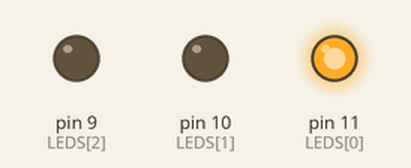
Recording of a sketch running on a simulated Arduino Uno, built with avr-gcc and run on an emulated ATmega328P. On the bench: output pins drawn as LEDs (lit = HIGH).

Above: at 0.2 s.
At 1.2 s:
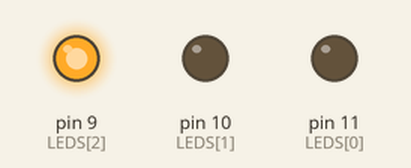
At 1.7 s:
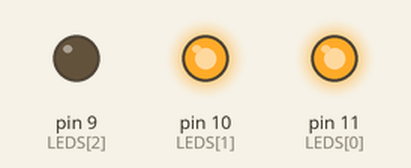
At 3.2 s:
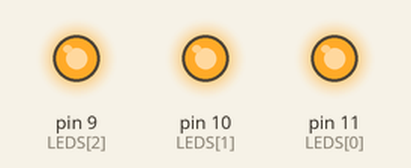
At 5.7 s:
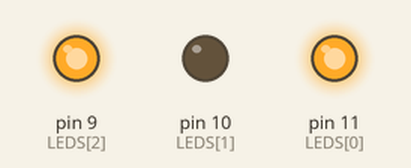
At 7.7 s:
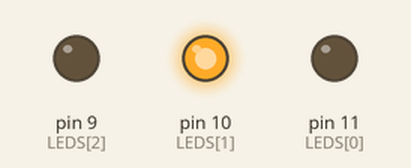
Timing chart, 0 to 8.1 s (numbered marks = the images above):
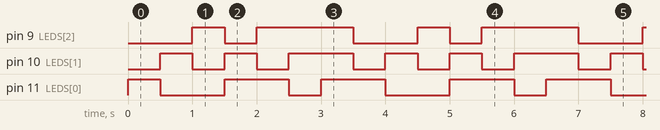

Measured:
- by itself, pin 9 (LEDS[2]): repeats every 3.5 s: LOW 0.50 s, HIGH 1.5 s, LOW 1.0 s, HIGH 0.50 s
- by itself, pin 10 (LEDS[1]): repeats every 3.5 s: LOW 0.50 s, HIGH 0.50 s, LOW 0.50 s, HIGH 1.0 s, LOW 0.50 s, HIGH 0.50 s
- by itself, pin 11 (LEDS[0]): repeats every 3.5 s: LOW 1.0 s, HIGH 1.0 s, LOW 0.50 s, HIGH 1.0 s

The sketch:

_9-1.ino
```cpp
/*
    District P
    아두이노 코딩#9-1
    3색 LED로 다양한색 표현하기 코드
*/

#define MAX_LED_CNT 3
#define MAX_COLOR_CNT 7
unsigned char LEDS[MAX_LED_CNT] = {11, 10, 9};
unsigned char COLORS[MAX_COLOR_CNT][MAX_LED_CNT] = {
    {255, 0, 0}, // red
    {0, 255, 0}, // green
    {0, 0, 255}, // blue
    {255, 255, 0}, // yellow
    {255, 0, 255}, // purple
    {0, 255, 255}, // turquoise
    {255, 255, 255}, // white
};

void setup() {
    for (int i=0; i<MAX_LED_CNT; i++) {
        pinMode(LEDS[i], OUTPUT);
    }
}

void loop() {
    for (int i=0; i<MAX_COLOR_CNT; i++) {
       for (int j=0; j<MAX_LED_CNT; j++) {
          analogWrite(LEDS[j], COLORS[i][j]);
       }

       delay(500);
    }
}
```
